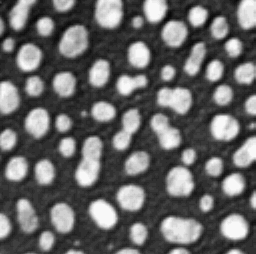
#> input picture data/blobs.tif, 256 x 254 px
$ jupyter execute 04_Cropping_images.ipynb
#> lines starting #> are read from the running program, lines starting #| are printed output that depends on the picture
# Recadrage d'images
Lorsqu'on travaille avec des images de microscopie, il est souvent peu pertinent de traiter l'image entière. Nous recadrons généralement les régions intéressantes et les traitons en détail.

[cell 1]
from skimage.io import imread, imshow

[cell 2]
image = imread("../../data/blobs.tif")
#> image is the input picture: shape (254, 256); min 8, max 248, mean 103.3

Avant de pouvoir recadrer une image, nous pouvons vouloir connaître sa forme précise (dimensions) :

[cell 3]
image.shape
#> Out = (254, 256)

Rappel : Visualisation en utilisant `imshow` :

[cell 4]
imshow(image)

Le recadrage des images fonctionne exactement comme le découpage des listes et des tuples, en utilisant des indices pour spécifier la plage d'éléments à utiliser :

[cell 5]
cropped_image1 = image[0:128]
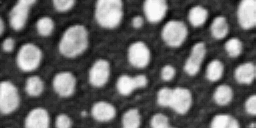
#> cropped_image1: shape (128, 256); min 8, max 248, mean 103.2

imshow(cropped_image1);

[cell 6]
mylist = [1,2,2,3,4,5,78]

Pour recadrer l'image dans la deuxième dimension également, nous ajoutons une `,` dans les crochets :

[cell 7]
cropped_image2 = image[0:128, 128:]
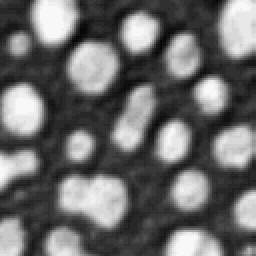
#> cropped_image2: shape (128, 128) (shown 2 times larger); min 8, max 248, mean 107.2

imshow(cropped_image2);

## Sous-échantillonnage d'images
On peut également spécifier des tailles de pas comme si nous traitions des listes et des tuples. Techniquement, nous sous-échantillonnons l'image dans ce cas. Nous échantillonnons un sous-ensemble des pixels originaux, par exemple par pas de 5 :

[cell 8]
sampled_image = image[::5, ::5]
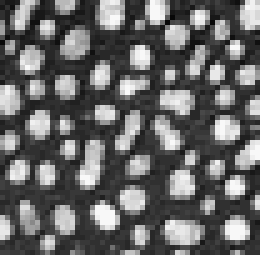
#> sampled_image: shape (51, 52) (shown 5 times larger); min 8, max 248, mean 103.2

imshow(sampled_image);

## Retournement d'images
Des tailles de pas négatives retournent l'image.

[cell 9]
flipped_image = image[::, ::-1]
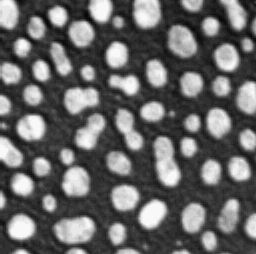
#> flipped_image: shape (254, 256); min 8, max 248, mean 103.3

imshow(flipped_image);
